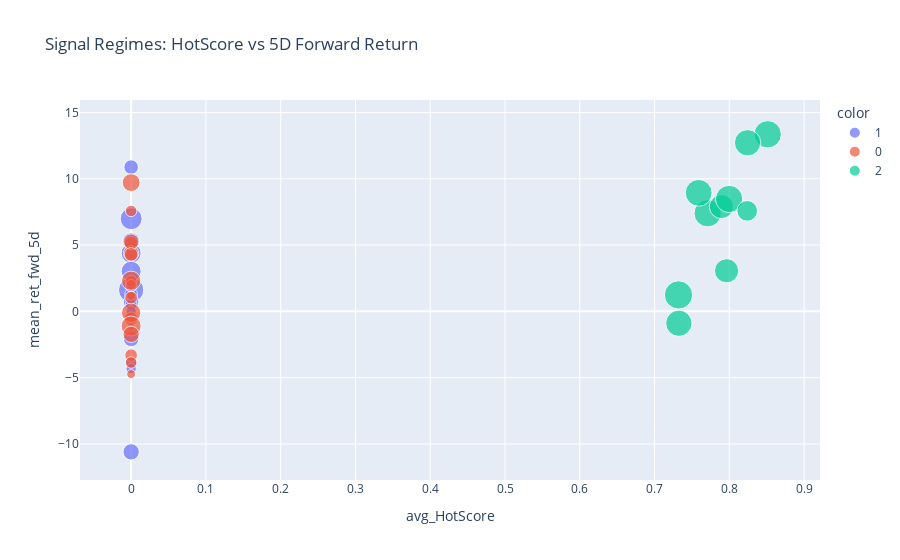

This figure's notebook cell:
### Code cell
fig = px.scatter(
    df_hmm,
    x="avg_HotScore",
    y="mean_ret_fwd_5d",
    color=df_hmm["regime"].astype(str),
    hover_name="ticker",
    size="appearances",
    title="Signal Regimes: HotScore vs 5D Forward Return"
)
fig.show()

### Figure 1 — Plotly figure (JSON) as saved in the notebook; plotly's stock layout.template omitted (floating-point values rounded to 4 significant figures)
{"data": [{"hovertemplate": "<b>%{hovertext}</b><br><br>color=1<br>avg_HotScore=%{x}<br>mean_ret_fwd_5d=%{y}<br>appearances=%{marker.size}<extra></extra>", "hovertext": ["AAOI", "ALKT", "APLS", "AUGO", "CLS", "EDU", "FFIV", "GFI", "INTC", "LFUS", "LUNR", "NXT", "PHYS", "PSLV", "SANM", "SKE", "TRMD", "TXN", "UUUU", "WDC", "WPM"], "legendgroup": "1", "marker": {"color": "#636efa", "size": [10, 4, 5, 18, 9, 5, 5, 7, 24, 2, 9, 4, 6, 15, 5, 15, 5, 4, 8, 11, 5], "sizemode": "area", "sizeref": 0.075, "symbol": "circle"}, "mode": "markers", "name": "1", "orientation": "v", "showlegend": true, "type": "scatter", "x": [0.0, 0.0, 0.0, 0.0, 0.0, 0.0, 0.0, 0.0, 0.0, 0.0, 0.0, 0.0, 0.0, 0.0, 0.0, 0.0, 0.0, 0.0, 0.0, 0.0, 0.0], "xaxis": "x", "y": [-10.6, -0.1112, -3.796, 6.986, -2.079, 2.118, -0.4072, 2.099, 1.616, -1.174, 0.7116, -4.311, 1.289, 4.388, 1.883, 3.026, 0.5273, 0.02098, 10.88, 5.285, 1.92], "yaxis": "y"}, {"hovertemplate": "<b>%{hovertext}</b><br><br>color=0<br>avg_HotScore=%{x}<br>mean_ret_fwd_5d=%{y}<br>appearances=%{marker.size}<extra></extra>", "hovertext": ["ALGM", "ALM", "CCJ", "ELV", "FIGR", "HMY", "LEU", "LRN", "MCHP", "NXE", "OKLO", "PLXS", "RMBS", "SII", "STX", "TSEM", "UNH", "WIX"], "legendgroup": "0", "marker": {"color": "#EF553B", "size": [7, 12, 7, 3, 14, 5, 15, 3, 5, 4, 10, 6, 9, 6, 9, 14, 5, 7], "sizemode": "area", "sizeref": 0.075, "symbol": "circle"}, "mode": "markers", "name": "0", "orientation": "v", "showlegend": true, "type": "scatter", "x": [0.0, 0.0, 0.0, 0.0, 0.0, 0.0, 0.0, 0.0, 0.0, 0.0, 0.0, 0.0, 0.0, 0.0, 0.0, 0.0, 0.0, 0.0], "xaxis": "x", "y": [-0.5629, 9.711, 5.138, -4.728, -0.1076, 2.281, -1.108, 1.171, 7.577, 2.028, -1.735, -3.303, 4.378, 1.035, 5.25, 2.308, -3.86, 4.296], "yaxis": "y"}, {"hovertemplate": "<b>%{hovertext}</b><br><br>color=2<br>avg_HotScore=%{x}<br>mean_ret_fwd_5d=%{y}<br>appearances=%{marker.size}<extra></extra>", "hovertext": ["ASTS", "BE", "CRWV", "LITE", "MSTR", "MU", "RGC", "RKLB", "SNDK", "VERA"], "legendgroup": "2", "marker": {"color": "#00cc96", "size": [28, 22, 30, 22, 26, 28, 28, 27, 26, 16], "sizemode": "area", "sizeref": 0.075, "symbol": "circle"}, "mode": "markers", "name": "2", "orientation": "v", "showlegend": true, "type": "scatter", "x": [0.771, 0.7894, 0.732, 0.7963, 0.7325, 0.7997, 0.8513, 0.759, 0.8244, 0.8239], "xaxis": "x", "y": [7.399, 7.905, 1.241, 3.063, -0.8957, 8.476, 13.36, 8.938, 12.71, 7.578], "yaxis": "y"}], "layout": {"legend": {"itemsizing": "constant", "title": {"text": "color"}, "tracegroupgap": 0}, "title": {"text": "Signal Regimes: HotScore vs 5D Forward Return"}, "xaxis": {"anchor": "y", "domain": [0, 1], "title": {"text": "avg_HotScore"}}, "yaxis": {"anchor": "x", "domain": [0, 1], "title": {"text": "mean_ret_fwd_5d"}}}}
